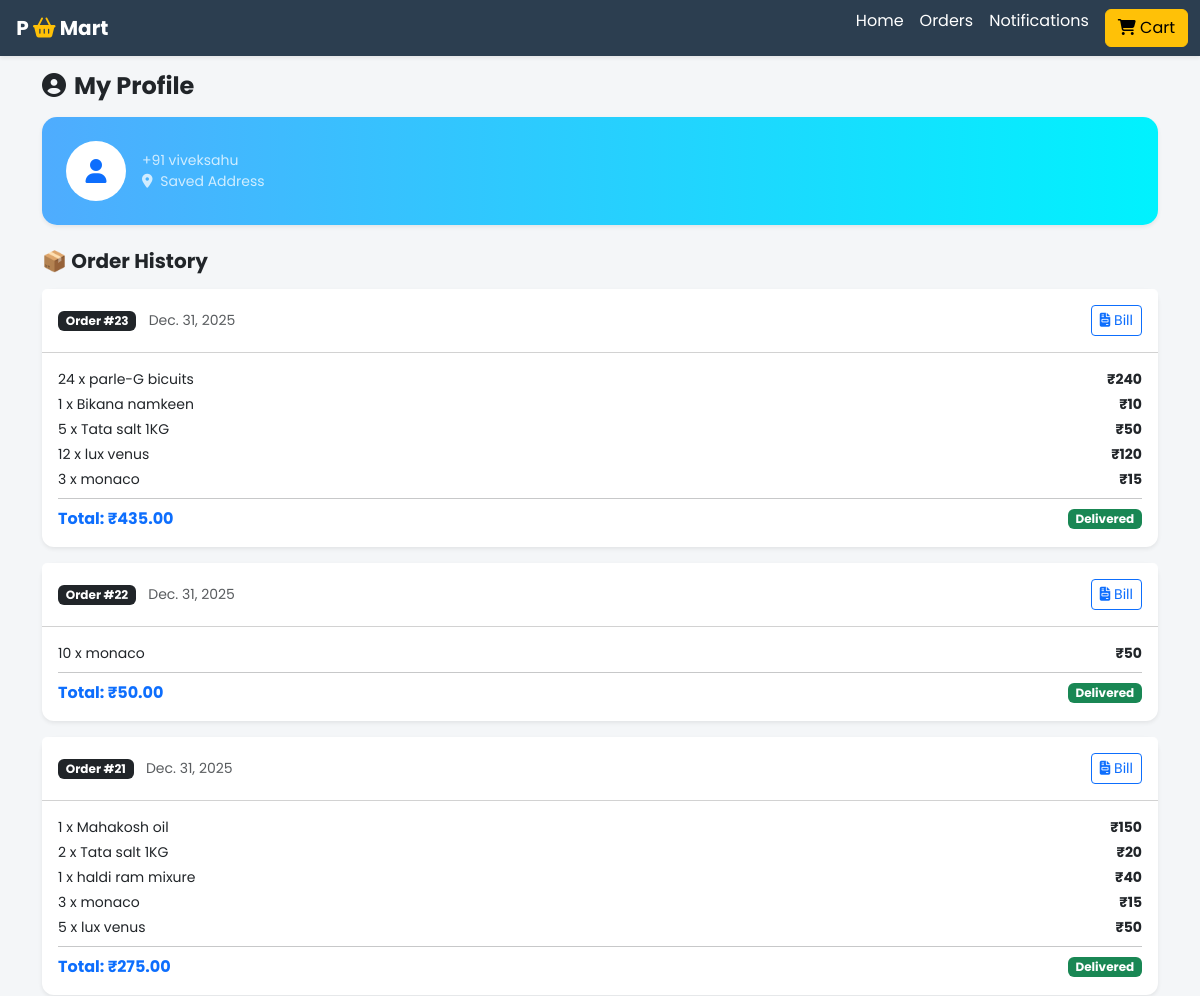
Before: /my-orders/ (signed in, upper part) with the older database file.
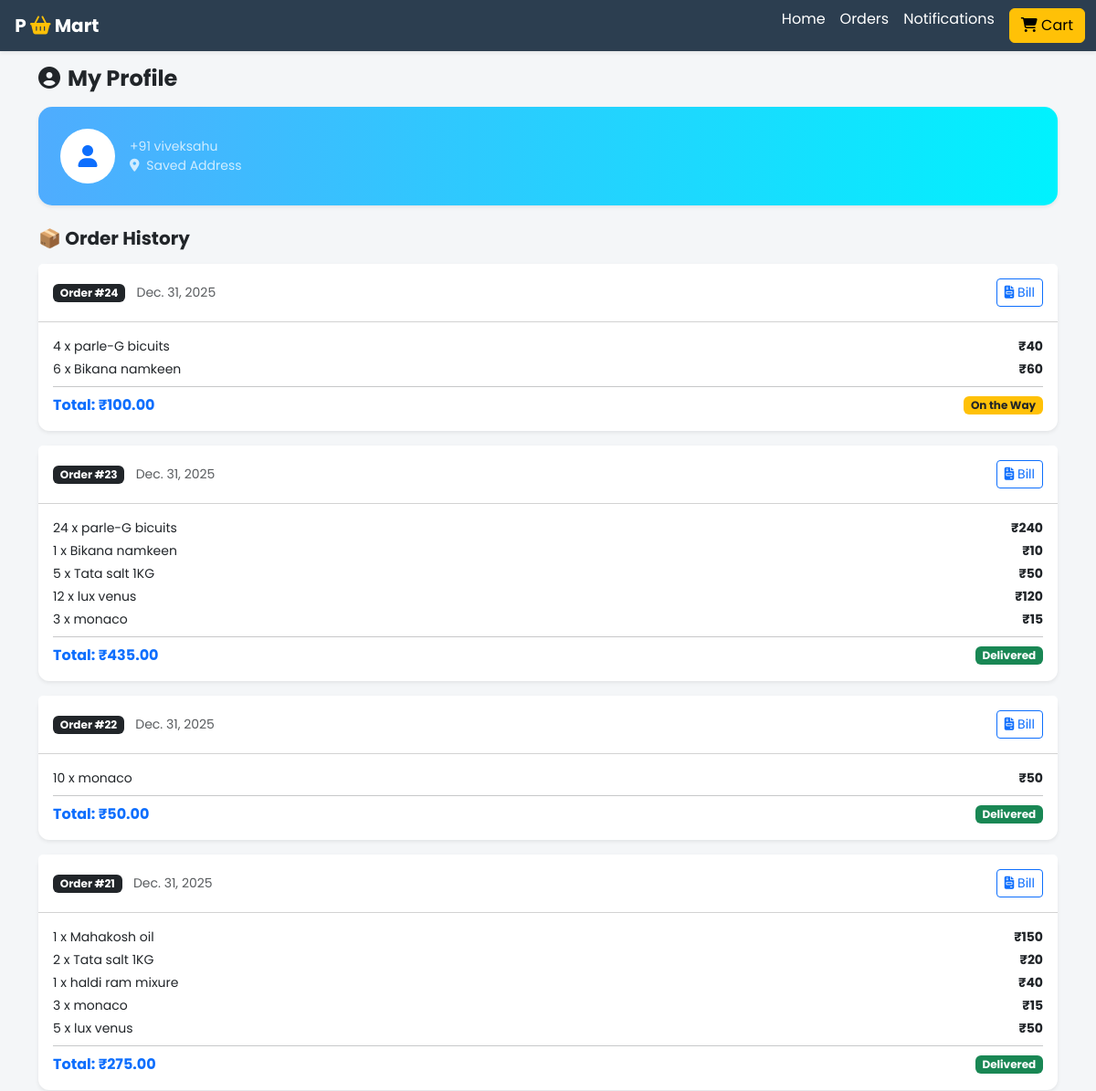
After: the same page with the newer database file.
### store/models.py (models this page shows, shortened)
class Order(models.Model):
    user = models.ForeignKey(User, on_delete=models.SET_NULL, null=True, blank=True)
    customer_name = models.CharField(max_length=50)
    customer_phone = models.CharField(max_length=15)
    customer_address = models.TextField(blank=True)
    date = models.DateField(default=datetime.datetime.today)
    total_amount = models.DecimalField(default=0, max_digits=10, decimal_places=2)
    status = models.BooleanField(default=False, help_text="Delivery Status")
    is_paid = models.BooleanField(default=False, help_text="Payment Status")
    DELIVERY_CHOICES = [
        ('Delivery', 'Home Delivery'),
        ('Pickup', 'Self Pickup (Dukaan se lenge)'),
    ]
    delivery_mode = models.CharField(max_length=20, choices=DELIVERY_CHOICES, default='Delivery')

class OrderItem(models.Model):
    order = models.ForeignKey(Order, on_delete=models.CASCADE)
    product = models.ForeignKey(Product, on_delete=models.CASCADE)
    quantity = models.IntegerField(default=1)
    price = models.DecimalField(max_digits=10, decimal_places=2)
    def get_cost(self):
        return self.price * self.quantity

class Product(models.Model):
    category = models.ForeignKey(Category, on_delete=models.CASCADE, default=1)
    name = models.CharField(max_length=100)
    description = models.TextField(default='', blank=True, null=True)
    market_price = models.DecimalField(default=0, max_digits=10, decimal_places=2, help_text="MRP (Kata hua rate)")
    total_sold = models.IntegerField(default=0, help_text="Ab tak kitne bike")
    cost_price = models.DecimalField(default=0, max_digits=10, decimal_places=2, help_text="Khareed Rate")
    selling_price = models.DecimalField(default=0, max_digits=10, decimal_places=2, help_text="Bechne ka Rate")
    stock_quantity = models.IntegerField(default=0, help_text="Stock me kitna hai")
    is_active = models.BooleanField(default=True)
    image = models.ImageField(upload_to='uploads/product/')
    UNIT_CHOICES = (
        ('kg', 'Kilogram'),
        ('ltr', 'Liter'),
        ('pcs', 'Pieces'),
        ('pkt', 'Packet'),
    )
    unit = models.CharField(max_length=10, choices=UNIT_CHOICES, default='pcs')

### store/views.py (the view, shortened to what this page needs)
# urls.py: path('my-orders/', views.my_orders, name='my_orders'),
def my_orders(request):
    customer_info = {}
    orders = []
    if request.user.is_authenticated:
        orders = Order.objects.filter(user=request.user).order_by('-id')
        customer_info = {
            'name': request.user.first_name + ' ' + request.user.last_name,
            'phone': request.user.username, # Agar username hi mobile no. hai
            'address': 'Saved Address'
        }
    context = {
        'orders': orders,
        'customer': customer_info
    }
    return render(request, 'my_orders.html', context)

### store/context_processors.py (called while the page is built)
def _cart_id(request):
    cart = request.session.session_key
    if not cart:
        cart = request.session.create()
    return cart

def cart_count(request):
    item_count = 0
    try:
        cart = Cart.objects.filter(cart_id=_cart_id(request))
        if cart.exists():
            cart_items = CartItem.objects.filter(cart=cart[0])
            for item in cart_items:
                item_count += item.quantity
    except Exception as e:
        item_count = 0
    return {'cart_count': item_count}

### templates/my_orders.html (shortened to what this page needs)
{% extends 'base.html' %}
{% block content %}
<div class="mb-4">
    <h4 class="fw-bold mb-3"><i class="fas fa-user-circle me-2"></i>My Profile</h4>
    <div class="card shadow-sm border-0 mb-4" style="border-radius: 15px; background: linear-gradient(to right, #4facfe 0%, #00f2fe 100%); color: white;">
        <div class="card-body p-4">
            <div class="d-flex align-items-center">
                <div class="bg-white text-primary rounded-circle d-flex align-items-center justify-content-center me-3" style="width: 60px; height: 60px; font-size: 24px;">
                    <i class="fas fa-user"></i>
                </div>
                <div>
                    <p class="mb-0 small opacity-75">+91 {{ customer.phone }}</p>
                    <p class="mb-0 small opacity-75"><i class="fas fa-map-marker-alt me-1"></i> {{ customer.address|default:"Address not found" }}</p>
                </div>
            </div>
        </div>
    </div>
    <h5 class="fw-bold mb-3">📦 Order History</h5>
    {% if orders %}
        {% for order in orders %}
        <div class="card mb-3 shadow-sm border-0" style="border-radius: 12px;">
            <div class="card-header bg-white d-flex justify-content-between align-items-center py-3">
                <div>
                    <span class="badge bg-dark">Order #{{ order.id }}</span>
                    <small class="text-muted ms-2">{{ order.date }}</small>
                </div>
                <a href="{% url 'order_invoice' order.id %}" class="btn btn-sm btn-outline-primary" title="Download Bill">
                    <i class="fas fa-file-invoice"></i> Bill
                </a>
            </div>
            <div class="card-body">
                <ul class="list-unstyled mb-0">
                    {% for item in order.orderitem_set.all %}
                    <li class="d-flex justify-content-between mb-1">
                        <small>{{ item.quantity }} x {{ item.product.name }}</small>
                        <small class="fw-bold">₹{{ item.get_cost|stringformat:".0f" }}</small>
                    </li>
                    {% endfor %}
                </ul>
                <hr class="my-2">
                <div class="d-flex justify-content-between align-items-center">
                    <span class="fw-bold text-primary">Total: ₹{{ order.total_amount }}</span>
                    {% if order.status %}
                        <span class="badge bg-success">Delivered</span>
                    {% else %}
                        <span class="badge bg-warning text-dark">On the Way</span>
                    {% endif %}
                </div>
            </div>
        </div>
        {% endfor %}
    {% else %}
        <div class="text-center py-5">
            <i class="fas fa-shopping-basket text-muted mb-3" style="font-size: 50px;"></i>
            <p>Abhi tak koi order nahi kiya.</p>
        </div>
    {% endif %}
</div>
{% endblock %}

Changed rows visible on the page:
added Order: id "24", date "Dec. 31, 2025", total_amount "100.00", status "On the Way"
added OrderItem: quantity "4", product.name "parle-G bicuits", get_cost "40", shown under "24"
added OrderItem: quantity "6", product.name "Bikana namkeen", get_cost "60", shown under "24"
